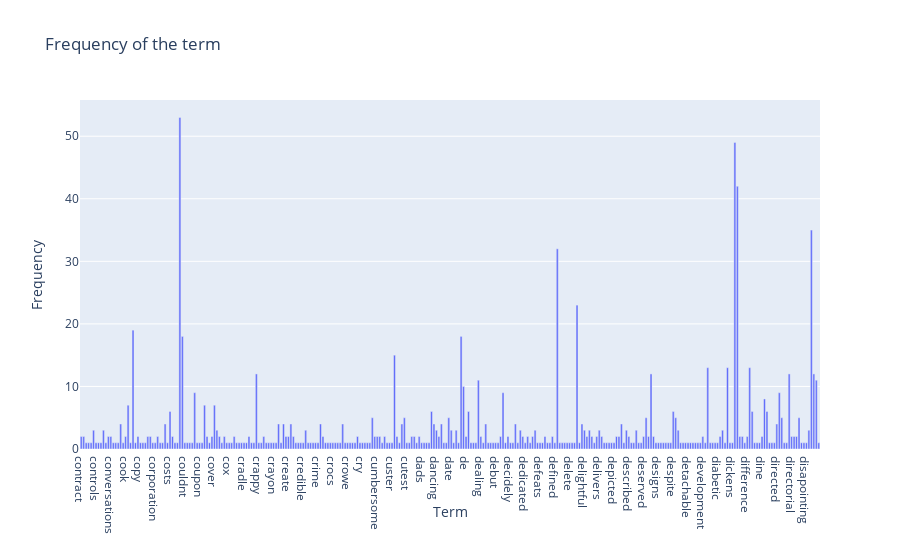

Write notebook code for a chart like this one.
### Code cell
init_notebook_mode(connected=True)

# sorting by default order
go_figure = go.Figure(
    data=[go.Bar(
        x=count_vect.get_feature_names()[selected_start:selected_end],
        y=term_frequencies[selected_start:selected_end])],
    layout={
        "title": "Frequency of the term",
        "xaxis": {"title": "Term"},
        "yaxis": {"title": "Frequency"}})

go_figure.show()

### Figure 1 — Plotly figure (JSON) as saved in the notebook; plotly's stock layout.template omitted (floating-point values rounded to 4 significant figures; data arrays with more than 128 entries replaced by an {"elided": "..."} marker saying what was removed)
{"data": [{"type": "bar", "x": {"elided": "300 str values"}, "y": {"elided": "300 int values"}}], "layout": {"title": {"text": "Frequency of the term"}, "xaxis": {"title": {"text": "Term"}}, "yaxis": {"title": {"text": "Frequency"}}}}
